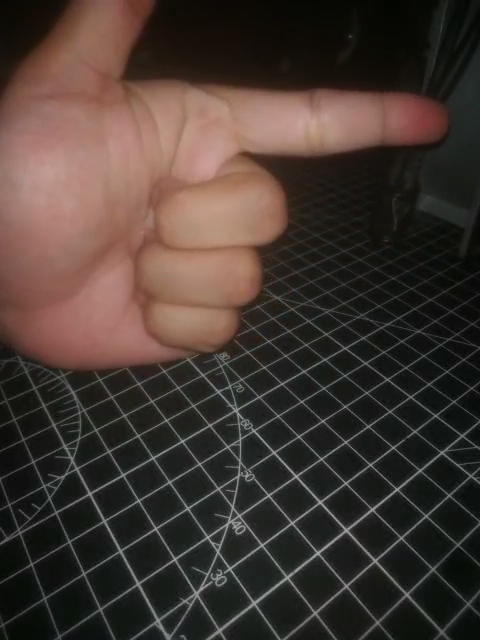
#> input picture frame 59 of video.mp4, 480 x 640 px
$ python deteksijari.py
#> lines starting #> are read from the running program, lines starting #| are printed output that depends on the picture; after the words box and inside, x2 and y2 are one past the last pixel; in counts of white or black regions, pixels touching at a corner belong together
#> further down, frame is the input picture: shape (640, 480, 3); mean B, G, R 50.5, 56.4, 69
import cv2
import numpy as np

# Fungsi untuk mendeteksi ujung telunjuk dalam citra tangan
def detect_and_mark_finger_tips(frame):
    # Konversi frame ke citra grayscale
    gray = cv2.cvtColor(frame, cv2.COLOR_BGR2GRAY)
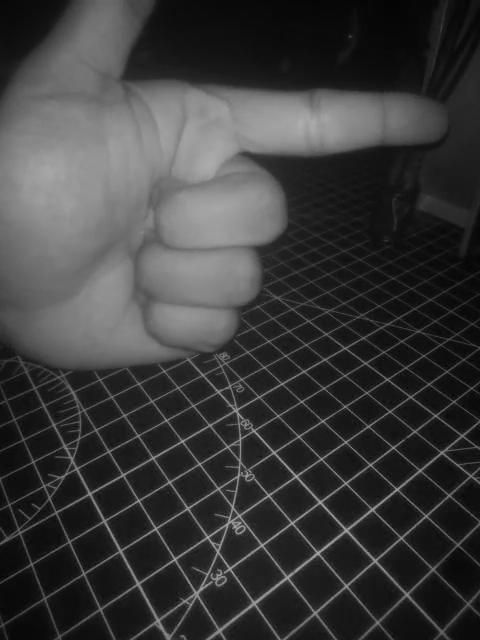
#> gray: shape (640, 480); min 3, max 174, mean 59.4

    # Terapkan thresholding
    _, thresh = cv2.threshold(gray, 0, 255, cv2.THRESH_BINARY + cv2.THRESH_OTSU)
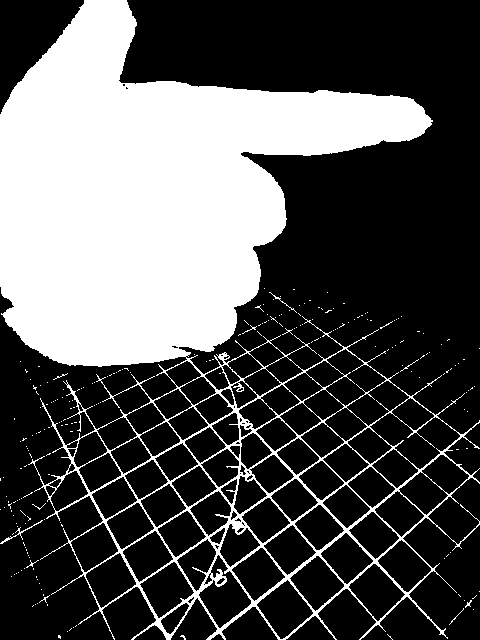
#> thresh: shape (640, 480); 32.5% white; 223 white regions (215 under 20 px)

    # Temukan kontur dalam citra yang memiliki bentuk tangan
    contours, _ = cv2.findContours(thresh, cv2.RETR_EXTERNAL, cv2.CHAIN_APPROX_SIMPLE)
#> contours = 222 contours, 220 with area under 20; largest, box (x1, y1, x2, y2) and area: (0, 0, 480, 640) 168654, (0, 520, 43, 544) 35

    # Gambar garis tepi kontur pada citra asli
    result = frame.copy()
    cv2.drawContours(result, contours, -1, (0, 255, 0), 2)
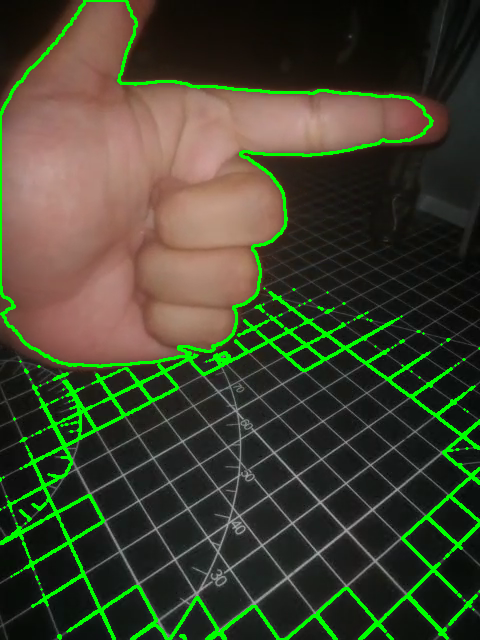
#> result: shape (640, 480, 3); 6.03% of pixels changed, all inside (x1, y1, x2, y2) = (0, 0, 480, 640)

    # Loop melalui setiap kontur (tangan) dan tandai ujung telunjuk dengan titik merah
    for contour in contours:
        if len(contour) >= 5:
            # Temukan titik tertinggi dalam kontur (ujung telunjuk)
            highest_point = tuple(contour[contour[:, :, 1].argmin()][0])

            # Gambar titik merah di ujung telunjuk
            cv2.circle(result, highest_point, 5, (0, 0, 255), -1)
#> this loop made 222 passes
#> highest_point on passes 1, 2, 3, 9, 14, 17, 32, 41, 48, 50, 56, 57: (181, 635), (58, 635), (387, 634), (463, 608), (470, 600), (49, 595), (30, 560), (23, 542), (41, 520), (27, 516), (45, 503), (11, 503)
#> contour on passes 4, 5, 6, 7, 8, 10: [[67, 631]], [[71, 628], [69, 630]], [[73, 627]], [[76, 625], [75, 626]], [[473, 609]], [[33, 605], [32, 606]]
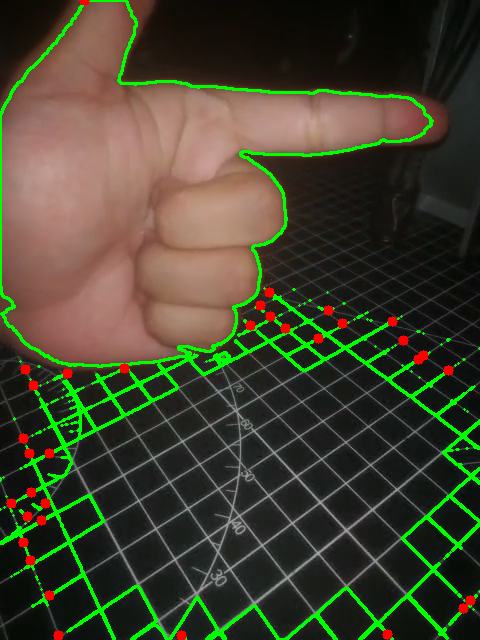
#> result: shape (640, 480, 3); 0.88% of pixels changed, all inside (x1, y1, x2, y2) = (6, 0, 476, 640)

    return result

# Buka video
cap = cv2.VideoCapture("video.mp4")

while True:
    ret, frame = cap.read()
    if not ret:
        break

    # Deteksi ujung telunjuk dalam setiap frame video
    result_frame = detect_and_mark_finger_tips(frame)

    # Tampilkan hasilnya
    cv2.imshow("Finger Tip Detection", result_frame)

    # Keluar dari loop jika tombol 'q' ditekan
    if cv2.waitKey(1) & 0xFF == ord('q'):
#> (key q is pressed here)
        break

# Bebaskan sumber daya
cap.release()
cv2.destroyAllWindows()

$ run again, starting later in the video
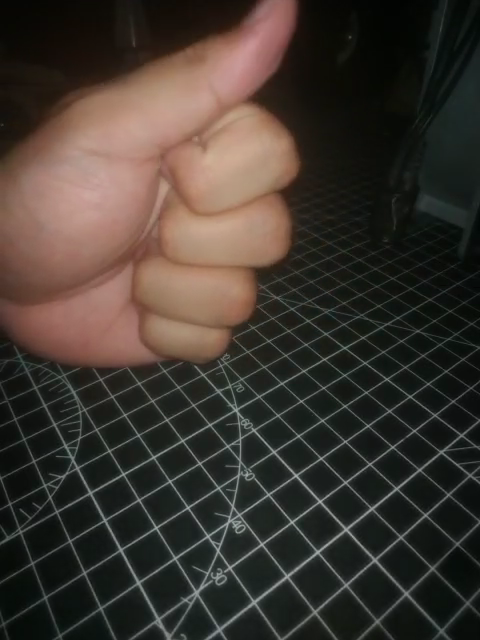
#> input picture frame 267 of video.mp4, 480 x 640 px
#> frame is the input picture: shape (640, 480, 3); mean B, G, R 48.4, 55.4, 63.4
#> in detect_and_mark_finger_tips, `_, thresh = cv2.threshold(gray, 0, 255, cv2.THRESH_BINARY + cv2.THRESH..`:
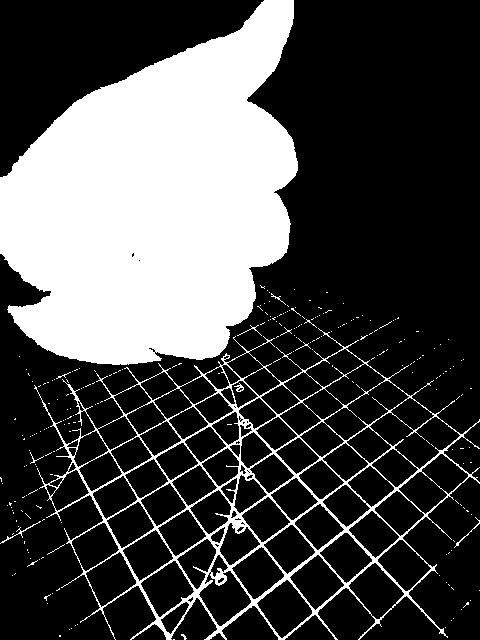
#> thresh: shape (640, 480); 28.7% white; 240 white regions (229 under 20 px)
#> contours = 232 contours, 228 with area under 20; largest, box (x1, y1, x2, y2) and area: (34, 328, 480, 640) 83058, (0, 0, 298, 365) 73335, (0, 521, 41, 544) 24, (454, 517, 480, 548) 20
#> the loop in detect_and_mark_finger_tips, `for contour in contours:` made 232 passes
#> highest_point on passes 3, 13, 15, 18, 25, 34, 40, 43: (181, 634), (467, 602), (50, 594), (59, 588), (37, 560), (64, 544), (39, 521), (475, 517)
#> after the loop in detect_and_mark_finger_tips, `for contour in contours:`:
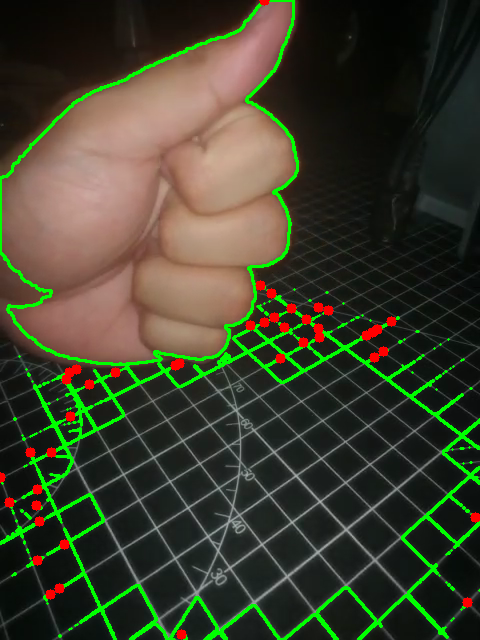
#> result: shape (640, 480, 3); mean B, G, R 44.5, 64.3, 61.7

$ run again, starting later in the video
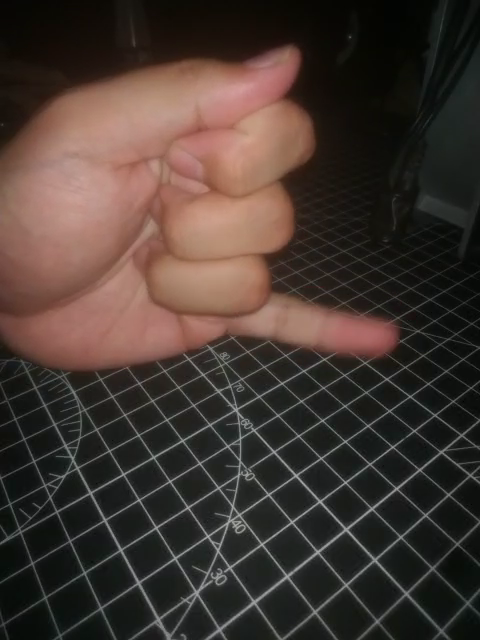
#> input picture frame 475 of video.mp4, 480 x 640 px
#> frame is the input picture: shape (640, 480, 3); mean B, G, R 49.9, 56.2, 68.9
#> in detect_and_mark_finger_tips, `_, thresh = cv2.threshold(gray, 0, 255, cv2.THRESH_BINARY + cv2.THRESH..`:
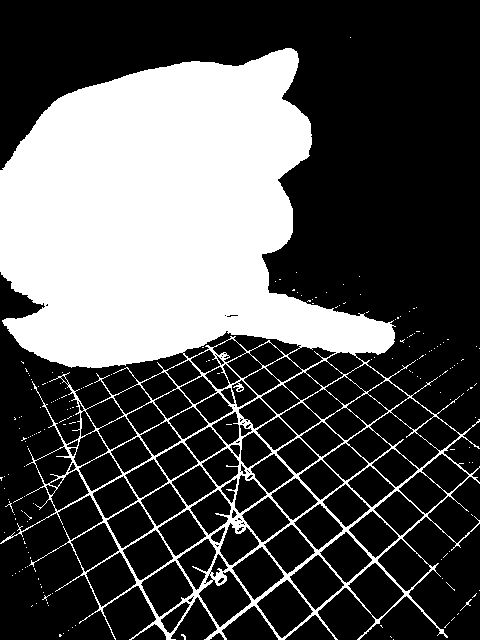
#> thresh: shape (640, 480); 31.2% white; 181 white regions (179 under 20 px)
#> contours = 176 contours, 175 with area under 20; largest, box (x1, y1, x2, y2) and area: (0, 48, 480, 640) 169712
#> the loop in detect_and_mark_finger_tips, `for contour in contours:` made 176 passes
#> highest_point on passes 3, 4, 17, 18, 19, 32, 48, 51: (181, 634), (59, 634), (470, 599), (50, 594), (476, 593), (34, 568), (24, 512), (9, 501)
#> after the loop in detect_and_mark_finger_tips, `for contour in contours:`:
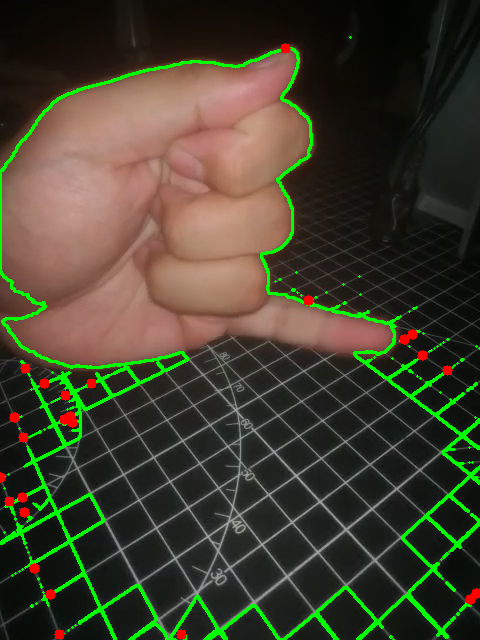
#> result: shape (640, 480, 3); mean B, G, R 46.6, 64.3, 66.5
